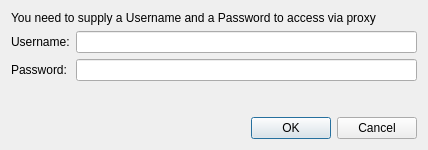
<?xml version="1.0" encoding="UTF-8"?>
<ui version="4.0">
 <class>Dialog</class>
 <widget class="QDialog" name="Dialog">
  <property name="geometry">
   <rect>
    <x>0</x>
    <y>0</y>
    <width>428</width>
    <height>150</height>
   </rect>
  </property>
  <property name="windowTitle">
   <string>Proxy authentication required</string>
  </property>
  <layout class="QGridLayout">
   <item row="0" column="0" colspan="2">
    <widget class="QLabel" name="label">
     <property name="text">
      <string>You need to supply a Username and a Password to access via proxy</string>
     </property>
     <property name="wordWrap">
      <bool>false</bool>
     </property>
    </widget>
   </item>
   <item row="1" column="0">
    <widget class="QLabel" name="label_2">
     <property name="text">
      <string>Username:</string>
     </property>
    </widget>
   </item>
   <item row="1" column="1">
    <widget class="QLineEdit" name="userEdit"/>
   </item>
   <item row="2" column="0">
    <widget class="QLabel" name="label_3">
     <property name="text">
      <string>Password:</string>
     </property>
    </widget>
   </item>
   <item row="2" column="1">
    <widget class="QLineEdit" name="passwordEdit">
     <property name="echoMode">
      <enum>QLineEdit::EchoMode::Password</enum>
     </property>
    </widget>
   </item>
   <item row="4" column="0" colspan="2">
    <widget class="QDialogButtonBox" name="buttonBox">
     <property name="orientation">
      <enum>Qt::Horizontal</enum>
     </property>
     <property name="standardButtons">
      <set>QDialogButtonBox::StandardButton::Cancel|QDialogButtonBox::StandardButton::Ok</set>
     </property>
    </widget>
   </item>
   <item row="3" column="0">
    <spacer>
     <property name="orientation">
      <enum>Qt::Vertical</enum>
     </property>
     <property name="sizeHint" stdset="0">
      <size>
       <width>20</width>
       <height>40</height>
      </size>
     </property>
    </spacer>
   </item>
  </layout>
 </widget>
 <resources/>
 <connections>
  <connection>
   <sender>buttonBox</sender>
   <signal>accepted()</signal>
   <receiver>Dialog</receiver>
   <slot>accept()</slot>
   <hints>
    <hint type="sourcelabel">
     <x>248</x>
     <y>254</y>
    </hint>
    <hint type="destinationlabel">
     <x>157</x>
     <y>274</y>
    </hint>
   </hints>
  </connection>
  <connection>
   <sender>buttonBox</sender>
   <signal>rejected()</signal>
   <receiver>Dialog</receiver>
   <slot>reject()</slot>
   <hints>
    <hint type="sourcelabel">
     <x>316</x>
     <y>260</y>
    </hint>
    <hint type="destinationlabel">
     <x>286</x>
     <y>274</y>
    </hint>
   </hints>
  </connection>
 </connections>
</ui>
